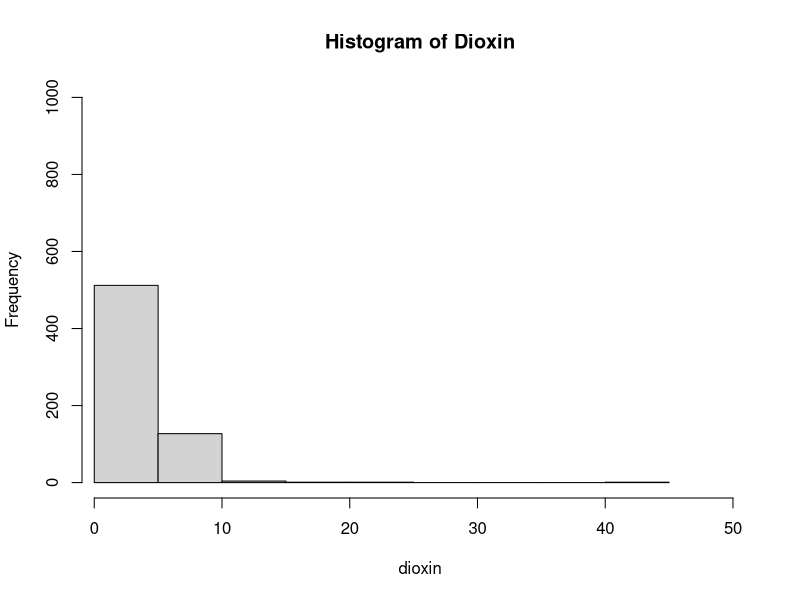

Write R code to recreate this figure.
#STAT461 Advanced Survey Sampling Lohr Notes Ch2

#Set working directory
setwd("/Users/JudyZhang/Documents/Work/GitRepo/STAT425")


#We can draw a simple random sample of size n from
#a population of size N in R by the following commands:

n=25
N=500
sample(N,n,replace=FALSE)

#Agent Orange Example
agent.orange.data=read.table("agent_orange_data.txt", header=TRUE)
dioxin=agent.orange.data$dioxin
mean(dioxin)
sd(dioxin)
hist(dioxin,
     main="Histogram of Dioxin",
     xlim=c(1, 50),
     ylim=c(0,1000))

mode = function(x){
	ux = unique(x)
	ux[which.max(tabulate(match(x,ux)))]
}

mode(dioxin)

n=50
N=646
sample1=sample(N,n,replace=FALSE)
sample1
mean(dioxin[sample1])
